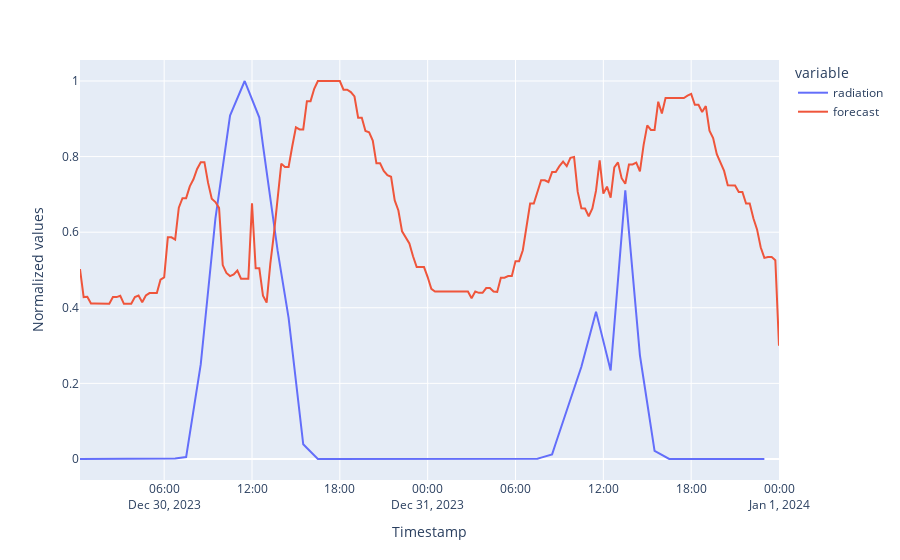

The notebook cell saved with this chart:
### Code cell
# Look at the normalized plots of both the radiation and forecast, do you recognize any paterns?

fig_forecast_radiation=pd.concat(
    [
        test_data["radiation"]/max(test_data["radiation"]),
        forecast["forecast"]/max(forecast["forecast"])
    ], axis=1).plot()
fig_forecast_radiation.update_layout(
    xaxis_title='Timestamp',
    yaxis_title="Normalized values"
)
display(fig_forecast_radiation.show())

### Figure 1 — Plotly figure (JSON) as saved in the notebook; plotly's stock layout.template omitted (floating-point values rounded to 4 significant figures; data arrays with more than 128 entries replaced by an {"elided": "..."} marker saying what was removed)
{"data": [{"hovertemplate": "variable=radiation<br>index=%{x}<br>value=%{y}<extra></extra>", "legendgroup": "radiation", "line": {"color": "#636efa", "dash": "solid"}, "marker": {"symbol": "circle"}, "mode": "lines", "name": "radiation", "orientation": "v", "showlegend": true, "type": "scatter", "x": {"elided": "192 str values"}, "xaxis": "x", "y": {"elided": "192 float values"}, "yaxis": "y"}, {"hovertemplate": "variable=forecast<br>index=%{x}<br>value=%{y}<extra></extra>", "legendgroup": "forecast", "line": {"color": "#EF553B", "dash": "solid"}, "marker": {"symbol": "circle"}, "mode": "lines", "name": "forecast", "orientation": "v", "showlegend": true, "type": "scatter", "x": {"elided": "192 str values"}, "xaxis": "x", "y": {"elided": "192 float values"}, "yaxis": "y"}], "layout": {"legend": {"title": {"text": "variable"}, "tracegroupgap": 0}, "margin": {"t": 60}, "xaxis": {"anchor": "y", "domain": [0, 1], "title": {"text": "Timestamp"}}, "yaxis": {"anchor": "x", "domain": [0, 1], "title": {"text": "Normalized values"}}}}
